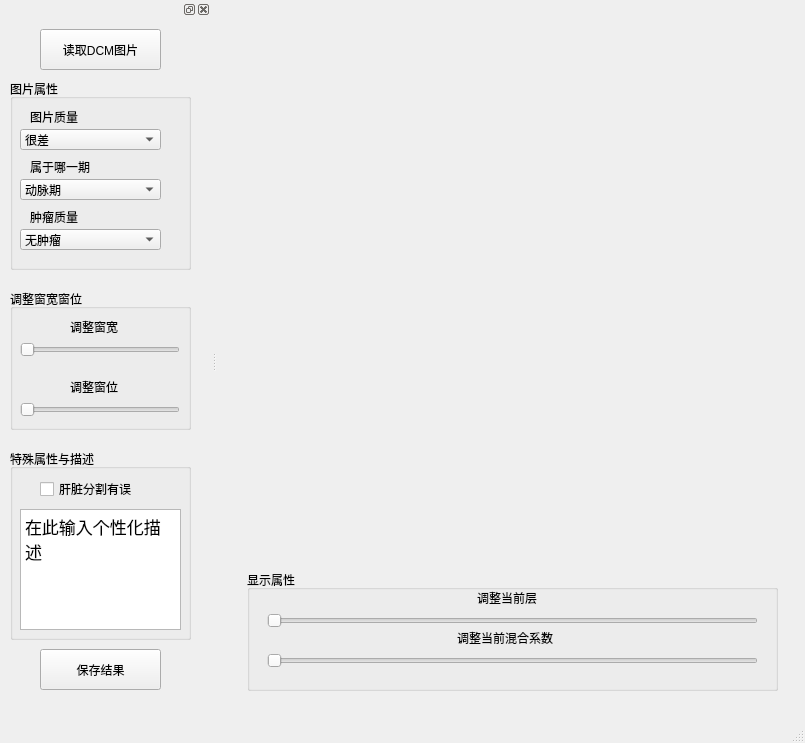
<?xml version="1.0" encoding="UTF-8"?>
<ui version="4.0">
 <class>DcmSorter</class>
 <widget class="QMainWindow" name="DcmSorter">
  <property name="geometry">
   <rect>
    <x>0</x>
    <y>0</y>
    <width>805</width>
    <height>743</height>
   </rect>
  </property>
  <property name="windowTitle">
   <string>MainWindow</string>
  </property>
  <widget class="QWidget" name="centralwidget">
   <widget class="QLabel" name="imgLabel">
    <property name="geometry">
     <rect>
      <x>40</x>
      <y>20</y>
      <width>512</width>
      <height>512</height>
     </rect>
    </property>
    <property name="text">
     <string/>
    </property>
   </widget>
   <widget class="QGroupBox" name="groupBox">
    <property name="geometry">
     <rect>
      <x>30</x>
      <y>570</y>
      <width>531</width>
      <height>121</height>
     </rect>
    </property>
    <property name="title">
     <string>显示属性</string>
    </property>
    <widget class="QSlider" name="layerAdjuster">
     <property name="geometry">
      <rect>
       <x>20</x>
       <y>40</y>
       <width>491</width>
       <height>22</height>
      </rect>
     </property>
     <property name="orientation">
      <enum>Qt::Horizontal</enum>
     </property>
    </widget>
    <widget class="QSlider" name="blendAdjuster">
     <property name="geometry">
      <rect>
       <x>20</x>
       <y>80</y>
       <width>491</width>
       <height>22</height>
      </rect>
     </property>
     <property name="orientation">
      <enum>Qt::Horizontal</enum>
     </property>
    </widget>
    <widget class="QLabel" name="label_6">
     <property name="geometry">
      <rect>
       <x>230</x>
       <y>20</y>
       <width>71</width>
       <height>16</height>
      </rect>
     </property>
     <property name="text">
      <string>调整当前层</string>
     </property>
    </widget>
    <widget class="QLabel" name="label_7">
     <property name="geometry">
      <rect>
       <x>210</x>
       <y>60</y>
       <width>111</width>
       <height>16</height>
      </rect>
     </property>
     <property name="text">
      <string>调整当前混合系数</string>
     </property>
    </widget>
   </widget>
  </widget>
  <widget class="QMenuBar" name="menubar">
   <property name="geometry">
    <rect>
     <x>0</x>
     <y>0</y>
     <width>805</width>
     <height>22</height>
    </rect>
   </property>
  </widget>
  <widget class="QStatusBar" name="statusbar"/>
  <widget class="QDockWidget" name="dockWidget">
   <property name="sizePolicy">
    <sizepolicy hsizetype="Preferred" vsizetype="Preferred">
     <horstretch>0</horstretch>
     <verstretch>0</verstretch>
    </sizepolicy>
   </property>
   <property name="minimumSize">
    <size>
     <width>211</width>
     <height>534</height>
    </size>
   </property>
   <attribute name="dockWidgetArea">
    <number>1</number>
   </attribute>
   <widget class="QWidget" name="dockWidgetContents">
    <widget class="QPushButton" name="loadDicom">
     <property name="geometry">
      <rect>
       <x>40</x>
       <y>10</y>
       <width>121</width>
       <height>41</height>
      </rect>
     </property>
     <property name="text">
      <string>读取DCM图片</string>
     </property>
    </widget>
    <widget class="QGroupBox" name="imageStat">
     <property name="geometry">
      <rect>
       <x>10</x>
       <y>60</y>
       <width>181</width>
       <height>191</height>
      </rect>
     </property>
     <property name="title">
      <string>图片属性</string>
     </property>
     <widget class="QComboBox" name="qualityEdit">
      <property name="geometry">
       <rect>
        <x>10</x>
        <y>50</y>
        <width>141</width>
        <height>21</height>
       </rect>
      </property>
      <item>
       <property name="text">
        <string>很差</string>
       </property>
      </item>
      <item>
       <property name="text">
        <string>一般</string>
       </property>
      </item>
      <item>
       <property name="text">
        <string>很好</string>
       </property>
      </item>
     </widget>
     <widget class="QComboBox" name="phaseEdit">
      <property name="geometry">
       <rect>
        <x>10</x>
        <y>100</y>
        <width>141</width>
        <height>21</height>
       </rect>
      </property>
      <item>
       <property name="text">
        <string>动脉期</string>
       </property>
      </item>
      <item>
       <property name="text">
        <string>静脉期</string>
       </property>
      </item>
      <item>
       <property name="text">
        <string>平衡期</string>
       </property>
      </item>
      <item>
       <property name="text">
        <string>平扫期</string>
       </property>
      </item>
     </widget>
     <widget class="QComboBox" name="tumorEdit">
      <property name="geometry">
       <rect>
        <x>10</x>
        <y>150</y>
        <width>141</width>
        <height>21</height>
       </rect>
      </property>
      <item>
       <property name="text">
        <string>无肿瘤</string>
       </property>
      </item>
      <item>
       <property name="text">
        <string>肿瘤少或小</string>
       </property>
      </item>
      <item>
       <property name="text">
        <string>肿瘤多或大</string>
       </property>
      </item>
     </widget>
     <widget class="QLabel" name="label">
      <property name="geometry">
       <rect>
        <x>20</x>
        <y>30</y>
        <width>62</width>
        <height>16</height>
       </rect>
      </property>
      <property name="text">
       <string>图片质量</string>
      </property>
     </widget>
     <widget class="QLabel" name="label_2">
      <property name="geometry">
       <rect>
        <x>20</x>
        <y>80</y>
        <width>71</width>
        <height>16</height>
       </rect>
      </property>
      <property name="text">
       <string>属于哪一期</string>
      </property>
     </widget>
     <widget class="QLabel" name="label_3">
      <property name="geometry">
       <rect>
        <x>20</x>
        <y>130</y>
        <width>71</width>
        <height>16</height>
       </rect>
      </property>
      <property name="text">
       <string>肿瘤质量</string>
      </property>
     </widget>
    </widget>
    <widget class="QGroupBox" name="wwwlstat">
     <property name="geometry">
      <rect>
       <x>10</x>
       <y>270</y>
       <width>181</width>
       <height>141</height>
      </rect>
     </property>
     <property name="title">
      <string>调整窗宽窗位</string>
     </property>
     <widget class="QSlider" name="WWAdjuster">
      <property name="geometry">
       <rect>
        <x>10</x>
        <y>50</y>
        <width>160</width>
        <height>22</height>
       </rect>
      </property>
      <property name="orientation">
       <enum>Qt::Horizontal</enum>
      </property>
     </widget>
     <widget class="QSlider" name="WLAdjuster">
      <property name="geometry">
       <rect>
        <x>10</x>
        <y>110</y>
        <width>160</width>
        <height>22</height>
       </rect>
      </property>
      <property name="orientation">
       <enum>Qt::Horizontal</enum>
      </property>
     </widget>
     <widget class="QLabel" name="label_4">
      <property name="geometry">
       <rect>
        <x>60</x>
        <y>90</y>
        <width>81</width>
        <height>16</height>
       </rect>
      </property>
      <property name="text">
       <string>调整窗位</string>
      </property>
     </widget>
     <widget class="QLabel" name="label_5">
      <property name="geometry">
       <rect>
        <x>60</x>
        <y>30</y>
        <width>81</width>
        <height>16</height>
       </rect>
      </property>
      <property name="text">
       <string>调整窗宽</string>
      </property>
     </widget>
    </widget>
    <widget class="QPushButton" name="saveResult">
     <property name="geometry">
      <rect>
       <x>40</x>
       <y>630</y>
       <width>121</width>
       <height>41</height>
      </rect>
     </property>
     <property name="layoutDirection">
      <enum>Qt::LeftToRight</enum>
     </property>
     <property name="text">
      <string>保存结果</string>
     </property>
    </widget>
    <widget class="QGroupBox" name="groupBox_2">
     <property name="geometry">
      <rect>
       <x>10</x>
       <y>430</y>
       <width>181</width>
       <height>191</height>
      </rect>
     </property>
     <property name="title">
      <string>特殊属性与描述</string>
     </property>
     <widget class="QCheckBox" name="isLiverMaskError">
      <property name="geometry">
       <rect>
        <x>30</x>
        <y>30</y>
        <width>111</width>
        <height>20</height>
       </rect>
      </property>
      <property name="text">
       <string>肝脏分割有误</string>
      </property>
     </widget>
     <widget class="QTextEdit" name="descriptionEdit">
      <property name="geometry">
       <rect>
        <x>10</x>
        <y>60</y>
        <width>161</width>
        <height>121</height>
       </rect>
      </property>
      <property name="html">
       <string>&lt;!DOCTYPE HTML PUBLIC &quot;-//W3C//DTD HTML 4.0//EN&quot; &quot;http://www.w3.org/TR/REC-html40/strict.dtd&quot;&gt;
&lt;html&gt;&lt;head&gt;&lt;meta name=&quot;qrichtext&quot; content=&quot;1&quot; /&gt;&lt;style type=&quot;text/css&quot;&gt;
p, li { white-space: pre-wrap; }
&lt;/style&gt;&lt;/head&gt;&lt;body style=&quot; font-family:'.Lucida Grande UI'; font-size:13pt; font-weight:400; font-style:normal;&quot;&gt;
&lt;p style=&quot; margin-top:0px; margin-bottom:0px; margin-left:0px; margin-right:0px; -qt-block-indent:0; text-indent:0px;&quot;&gt;在此输入个性化描述&lt;/p&gt;
&lt;p style=&quot;-qt-paragraph-type:empty; margin-top:0px; margin-bottom:0px; margin-left:0px; margin-right:0px; -qt-block-indent:0; text-indent:0px;&quot;&gt;&lt;br /&gt;&lt;/p&gt;&lt;/body&gt;&lt;/html&gt;</string>
      </property>
     </widget>
    </widget>
   </widget>
  </widget>
 </widget>
 <resources/>
 <connections/>
</ui>
